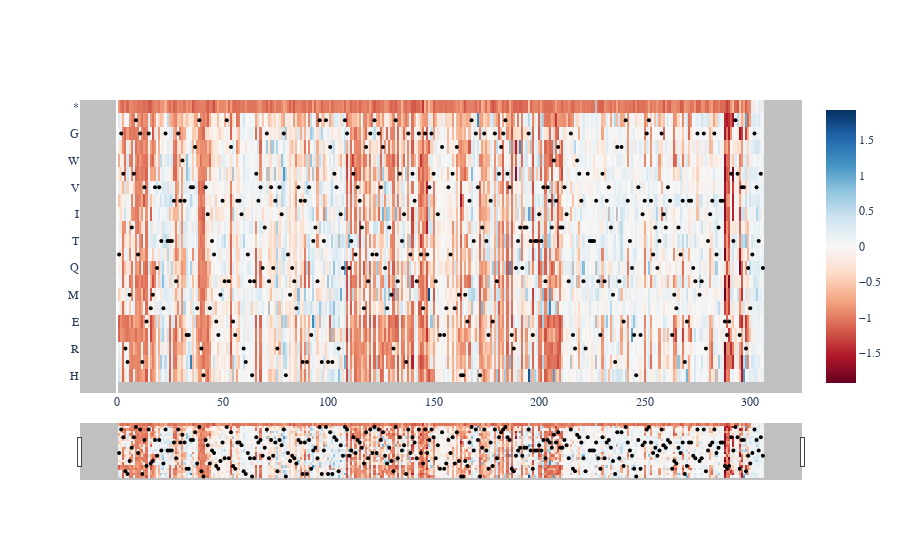

Notebook code for this chart:
### Markdown cell above
### Activity

### Code cell
all_residues = pd.read_csv('../wt_STOP_matrices/Glu_Gal.csv', index_col = 0)

visualize.make_heatmap(
        all_residues, [x for x in list(all_residues.columns)], 
         grouped_aa, wt_full[1:], show = True, save = False)

### Figure 1 — Plotly figure (JSON) as saved in the notebook; plotly's stock layout.template omitted (floating-point values rounded to 4 significant figures; data arrays with more than 128 entries replaced by an {"elided": "..."} marker saying what was removed)
{"data": [{"colorscale": [[0, "rgb(103,0,31)"], [0.1, "rgb(178,24,43)"], [0.2, "rgb(214,96,77)"], [0.3, "rgb(244,165,130)"], [0.4, "rgb(253,219,199)"], [0.5, "rgb(247,247,247)"], [0.6, "rgb(209,229,240)"], [0.7, "rgb(146,197,222)"], [0.8, "rgb(67,147,195)"], [0.9, "rgb(33,102,172)"], [1, "rgb(5,48,97)"]], "type": "heatmap", "x": {"elided": "306 str values"}, "y": ["H", "K", "R", "D", "E", "C", "M", "N", "Q", "S", "T", "A", "I", "L", "V", "F", "W", "Y", "G", "P", "*"], "z": {"elided": "21x306 float values"}, "zmid": 0, "zmin": -3}, {"marker": {"color": "Black", "size": 4}, "mode": "markers", "name": "wt", "type": "scatter", "x": {"elided": "306 str values"}, "y": {"elided": "306 str values"}}], "layout": {"font": {"family": "Arial"}, "paper_bgcolor": "rgba(0, 0, 0, 0)", "plot_bgcolor": "rgba(166, 166, 166, 0.7)", "xaxis": {"rangeslider": {"visible": true}, "showgrid": false, "type": "linear"}, "yaxis": {"showgrid": false}}}
